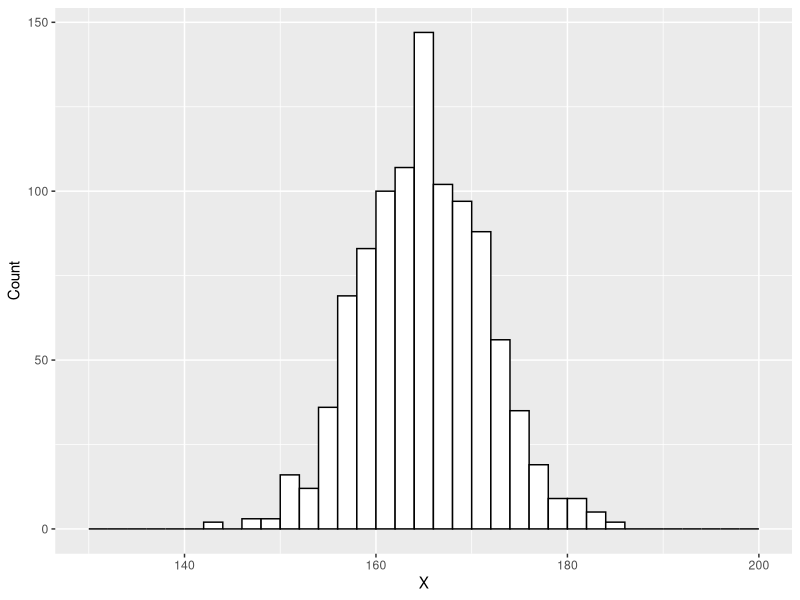

Write R code to recreate this figure.
## ---- chunk 1
library(R6)
library(ggplot2)

GaussianSimulator <- R6Class("GaussianSimulatorClass",
                            public = list(
                              mu = NA,
                              sigma = NA,
                              n_sample = NA,
                              sample = NA,
                              
                              initialize = function(mu, sigma, n_sample){
                                # Object Initiator
                                # Args
                                #   mu: mean of the distribution
                                #   sigma: std. ev. of the distribution
                                #   n_sample: size of the sample
                                
                                self$mu <- mu
                                self$sigma <- sigma
                                self$n_sample <- n_sample
                              },
                              
                              get_sample_size = function(){
                                # getter method
                                
                                return(self$n_sample)
                              },
                              
                              set_sample_size = function(size){
                                # setter method
                                
                                self$n_sample = size
                              },
                              
                              generate_sample = function(){
                                # generates the random sample
                                
                                self$sample <- rnorm(self$n_sample, self$mu, self$sigma)
                                return(self$sample)
                              },
                              
                              compute_stats = function(){
                                # computes basic statistics of the sample
                                
                                r <- list(sample.mean = mean(self$sample),
                                          sample.sd = sd(self$sample))
                                return(r)
                              },
                              
                              plot_histogram = function(binwidth){
                                p <- qplot(self$sample, geom = "histogram",
                                           breaks = seq(130, 200, binwidth),
                                           colour = I("black"), fill = I("white"),
                                           xlab = "X", ylab = "Count") 
                                return(p)
                              }
                            ))
## ---- chunk 2
sm <- GaussianSimulator$new(mu=165, sigma=6.6, n_sample=1000)
# creates a new object of the class GaussianSimulator

r <- sm$generate_sample()
# generates a random sample
basic.stats <- sm$compute_stats()
# computes basic statistics of the sample
p <- sm$plot_histogram(binwidth = 2)
# creates the histogram
p
